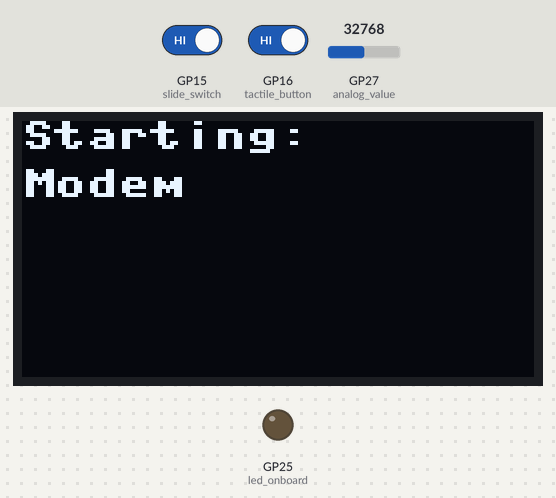
The program below on a simulated Raspberry Pi Pico running MicroPython. On the bench: 128×64 one-colour display, output pins drawn as LEDs (lit = HIGH). Inputs (shaded band) come from the test bench; at power-on: GP15 (slide_switch) HIGH, GP16 (tactile_button) HIGH, GP27 (analog_value) = 32768 (analog values on the 0–65535 scale). The modem accepts every AT command (registered, SIM ready, sends succeed) and sends nothing else; the clock reads 2024-03-15 10:24:30 at power-on unless the program sets it; library files of the repository ran but are not shown: ssd1306.py; what the program prints to the serial console is not drawn.

Above: at 9.1 s.
At 41.5 s:
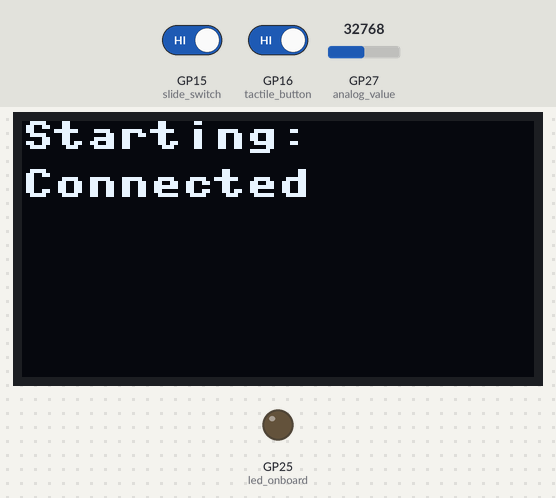
41.6 s: GP15 (slide_switch) driven LOW and GP16 (tactile_button) driven LOW
At 54.9 s:
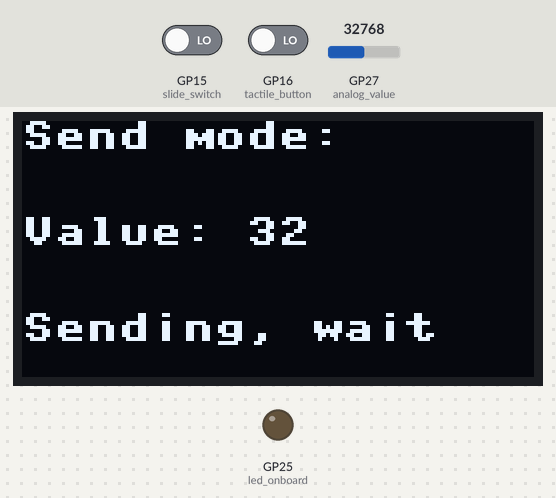
55.3 s: GP16 (tactile_button) driven HIGH
At 72.7 s:
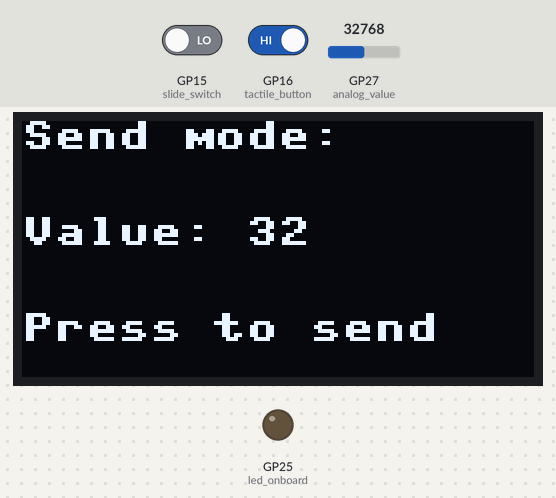
73.0 s: GP15 (slide_switch) driven HIGH
At 87.6 s:
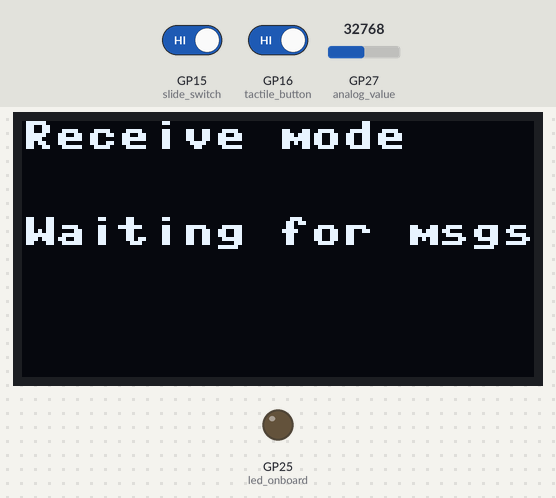
Timing chart, 0 to 89.1 s (numbered marks = the images above; inputs shaded):
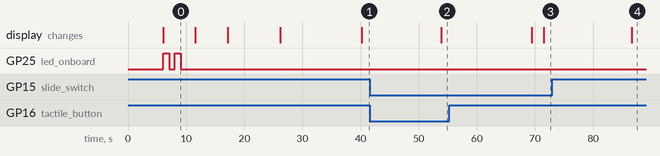

The program:

main.py
```python
import time
from machine import Pin, I2C
import sys

# Function to check if running from Thonny
def is_running_from_thonny():
    return hasattr(sys.stdin, 'buffer')

# Early interrupt function
def wait_for_interrupt(seconds, button):
    try:
        # Try to set up display for feedback
        i2c = I2C(0, sda=Pin(4), scl=Pin(5), freq=400000)
        display = SSD1306_I2C(128, 64, i2c)
        has_display = True
    except:
        has_display = False

    start_time = time.time()
    while time.time() - start_time < seconds:
        if has_display:
            display.fill(0)
            display.text("Press button to", 0, 0)
            display.text("enter dev mode", 0, 16)
            display.text(f"Time: {seconds - int(time.time() - start_time)}s", 0, 32)
            display.show()

        if button.value() == 0:  # Button pressed
            if has_display:
                display.fill(0)
                display.text("Dev mode", 0, 0)
                display.text("activated!", 0, 16)
                display.show()
            return True
        time.sleep(0.1)
    return False

def main():
    from sim7080_driver import send_at, check_start, set_network, check_network, http_get, http_post
    from ssd1306 import SSD1306_I2C
    import json
    import utime
    from machine import ADC

    # Set up I2C and the pins we're using for it
    i2c = I2C(0, sda=Pin(4), scl=Pin(5), freq=400000)

    # Short delay to stop I2C falling over
    time.sleep(1)

    # Define the display and size (128x64)
    display = SSD1306_I2C(128, 64, i2c)

    last_http_get_time = time.time()  # Initialize the timer

    # LED indicator on Raspberry Pi Pico
    led_pin = 25  # Onboard LED
    led_onboard = Pin(led_pin, Pin.OUT)

    # Analog input for potentiometer
    analog_value = ADC(27)

    # Define pins for the slide switch and tactile button
    SLIDE_SWITCH_PIN = 15  # GPIO pin for the slide switch
    TACTILE_BUTTON_PIN = 16  # GPIO pin for the tactile button

    slide_switch = Pin(SLIDE_SWITCH_PIN, Pin.IN, Pin.PULL_UP)
    tactile_button = Pin(TACTILE_BUTTON_PIN, Pin.IN, Pin.PULL_UP)

    def read_slide_switch():
        return slide_switch.value()  # 0 when switch is ON, 1 when OFF (due to PULL_UP)

    def is_button_pressed():
        return tactile_button.value() == 0  # 0 when button is pressed (due to PULL_UP)

    # Function to blink the LED
    def led_blink():
        for i in range(1, 3):
            led_onboard.value(1)
            utime.sleep(1)
            led_onboard.value(0)
            utime.sleep(1)
        led_onboard.value(0)

    def normalize_reading(reading):
        # Define the sequence of desired values
        mapping = ['00', '10', '11', '12', '13', '14', '15',
                   '21', '22', '23', '24', '25',
                   '31', '32', '33', '34', '35',
                   '41', '42', '43', '44', '45',
                   '51', '52', '53', '54', '55']

        # Calculate the index based on the input reading
        index = int(reading / 65535 * (len(mapping) - 1))

        # Return the mapped value
        return mapping[index]

    # Main program startup
    display.fill(0)
    display.text("Starting:", 0, 0)
    display.text("Modem ", 0, 12)
    display.show()

    led_blink()
    send_at("AT", "OK")

    display.fill(0)
    display.text("Starting:", 0, 0)
    display.text("Modem started ", 0, 12)
    display.show()

    check_start()

    display.fill(0)
    display.text("Starting:", 0, 0)
    display.text("Network ", 0, 12)
    display.show()

    set_network()

    display.fill(0)
    display.text("Starting:", 0, 0)
    display.text("Checking network ", 0, 12)
    display.show()

    check_network()

    display.fill(0)
    display.text("Starting:", 0, 0)
    display.text("Connected ", 0, 12)
    display.show()

    print("ready")

    while True:
        switch_position = read_slide_switch()

        if switch_position == 0:  # Switch is ON (sending mode)
            reading = analog_value.read_u16()
            normalized_reading = normalize_reading(reading)

            display.fill(0)
            display.text("Send mode:", 0, 0)
            display.text(f"Value: {normalized_reading}", 0, 24)
            display.text("Press to send", 0, 48)
            display.show()

            if is_button_pressed():
                display.fill(0)
                display.text("Send mode:", 0, 0)
                display.text(f"Value: {normalized_reading}", 0, 24)
                display.text("Sending, wait", 0, 48)
                display.show()

                http_post_message = json.dumps({"msg": normalized_reading})
                http_post_response = http_post('http://109.204.233.119:8000', '/post-msg/', http_post_message)

                if http_post_response == 'OK':
                    display.fill(0)
                    display.text("Send mode:", 0, 0)
                    display.text(f"Value: {normalized_reading}", 0, 24)
                    display.text("Message sent", 0, 48)
                    display.show()
                else:
                    display.fill(0)
                    display.text("Send mode:", 0, 0)
                    display.text(f"Value: {normalized_reading}", 0, 24)
                    display.text("Error, try again", 0, 48)
                    display.show()

                time.sleep(2)  # Display the result for 2 seconds

        else:  # Switch is OFF (receiving mode)
            current_time = time.time()

            # Check if 30 seconds have passed since the last http_get call
            if current_time - last_http_get_time >= 30:
                response_body = http_get('http://109.204.233.119:8000', '/latest-text-msg/')

                if response_body:
                    # Process and display the received message
                    start_index = response_body.decode().find('{')
                    end_index = response_body.decode().rfind('}')
                    json_part = response_body.decode()[start_index:end_index+1]
                    print(json_part)
                    try:
                        response_json = json.loads(json_part)
                        message = response_json.get("text_msg")
                        display.fill(0)
                        display.text("Receive mode", 0, 0)
                        display.text(f"Message: {message}", 0, 24)
                        display.show()
                    except (TypeError, ValueError) as e:
                        print(f"Failed to decode JSON response: {e}")
                print("get")
                last_http_get_time = current_time  # Update the timer
            else:
                display.fill(0)
                display.text("Receive mode", 0, 0)
                display.text("Waiting for msgs", 0, 24)
                display.show()

        time.sleep(0.1)  # Small delay to prevent busy-waiting

if __name__ == "__main__":
    # Set up minimal required hardware
    tactile_button = Pin(16, Pin.IN, Pin.PULL_UP)

    # Check if running from Thonny
    if is_running_from_thonny():
        print("Running from Thonny - press button within 5 seconds to interrupt startup")

    # Provide interrupt window
    if wait_for_interrupt(5, tactile_button):
        print("Startup interrupted!")
        print("Device ready for development")
        # Exit without running main program
        sys.exit()
    else:
        # Proceed with normal program execution
        main()
```

sim7080_driver.py
```python
# sim7080_driver.py
import machine
import utime
import json
from machine import Pin

# Global variables
uart_port = 0
uart_baudrate = 115200
Pico_SIM7080G = machine.UART(uart_port, uart_baudrate)

def send_at(cmd, back="OK", timeout=1500):
    rec_buff = b''
    Pico_SIM7080G.write((cmd + '\r\n').encode())
    prvmills = utime.ticks_ms()
    while (utime.ticks_ms() - prvmills) < timeout:
        if Pico_SIM7080G.any():
            rec_buff = b"".join([rec_buff, Pico_SIM7080G.read(1)])
    if rec_buff!= '':
        if back not in rec_buff.decode():
            if 'ERROR' in rec_buff.decode():
                print(cmd + 'back:\t' + rec_buff.decode())
                return 0
            else:
                rec_buff = b''
                rec_buff = send_at_wait_resp(cmd, back, timeout)
                if back not in rec_buff.decode():
                    print(cmd + 'back:\t' + rec_buff.decode())
                    return 0
                else:
                    return 1
        else:
            print(rec_buff.decode())
            return 1
    else:
        print(cmd + 'no response\n')
        rec_buff = send_at_wait_resp(cmd, back, timeout)
        if back not in rec_buff.decode():
            print(cmd + 'back:\t' + rec_buff.decode())
            return 0
        else:
            return 1

def send_at_wait_resp(cmd, back, timeout=2000):
    rec_buff = b''
    Pico_SIM7080G.write((cmd + '\r\n').encode())
    prvmills = utime.ticks_ms()
    while (utime.ticks_ms() - prvmills) < timeout:
        if Pico_SIM7080G.any():
            rec_buff = b"".join([rec_buff, Pico_SIM7080G.read(1)])
    if rec_buff!= '':
        if back not in rec_buff.decode():
            print(cmd + 'back:\t' + rec_buff.decode())
        else:
            print(rec_buff.decode())
    else:
        print(cmd + 'no response')
    return rec_buff

def check_start():
    send_at("AT", "OK")
    utime.sleep(1)
    for i in range(1, 4):
        if send_at("AT", "OK") == 1:
            print('------SIM7080G is ready------\r\n')
            send_at("ATE1", "OK")
            break
        else:
            module_power()
            print('------SIM7080G is starting up, please wait------\r\n')
            utime.sleep(5)

def module_power():
    pwr_key = machine.Pin(14, machine.Pin.OUT)
    pwr_key.value(1)
    utime.sleep(2)
    pwr_key.value(0)

def set_network():
    print("Setting to NB-IoT mode:\n")
    send_at("AT+CFUN=0", "OK")
    send_at("AT+CNMP=38", "OK")  # Select LTE mode
    send_at("AT+CMNB=1", "OK")  # Select NB-IoT mode
    send_at("AT+CFUN=1", "OK")
    send_at("AT+CGDCONT=1,\"IPV4V6\",\"super\"")
    send_at("AT+CBANDCFG?")

def check_network():
    if send_at("AT+CPIN?", "READY")!= 1:
        print("------Please check whether the sim card has been inserted------\n")
    for i in range(1, 10):
        if send_at("AT+CGATT?", "1"):
            print('------SIM7080G is online------\r\n')
            break
        else:
            print('------SIM7080G is offline, please wait...------\r\n')
            utime.sleep(5)
            continue
    send_at("AT+CSQ", "OK")
    send_at("AT+CPSI?", "OK")
    send_at("AT+COPS?", "OK")
    get_resp_info = str(send_at_wait_resp("AT+CGNAPN", "OK"))
    getapn1 = get_resp_info[get_resp_info.find('\"') + 1:get_resp_info.rfind('\"')]
    send_at("AT+CNCFG=0,1,\"" + getapn1 + "\"", "OK")
    if send_at('AT+CNACT=0,1', 'ACTIVE'):
        print("Network activation is successful\n")
    else:
        print("Please check the network and try again!\n")

def set_http_length(body_length):
    send_at(f'AT+SHCONF="BODYLEN",{body_length}', 'OK')
    send_at('AT+SHCONF="HEADERLEN",350', 'OK')

def set_http_content():
    send_at('AT+SHCHEAD', 'OK')
    send_at('AT+SHAHEAD="Content-Type","application/json"', 'OK')
    send_at('AT+SHAHEAD="Cache-control","no-cache"', 'OK')
    send_at('AT+SHAHEAD="Connection","keep-alive"', 'OK')
    send_at('AT+SHAHEAD="Accept","*/*"', 'OK')

def http_get(server_url, server_path):
    send_at('AT+SHDISC', 'OK')
    send_at('AT+SHCONF="URL","' + server_url + '"', 'OK')
    set_http_length(len(server_path.encode('utf-8')))
    send_at('AT+SHCONN', 'OK', 3000)
    send_at('AT+SHSTATE?')
    if send_at('AT+SHSTATE?', '1'):
        set_http_content()
        resp = str(send_at_wait_resp('AT+SHREQ="' + server_path + '",1', 'OK', 8000))
        try:
            get_pack_len = int(resp[resp.rfind(',') + 1:-5])
            if get_pack_len > 0:
                response_body = send_at_wait_resp('AT+SHREAD=0,' + str(get_pack_len), 'OK', 5000)
                print("Response body:", response_body)
           #     send_at_wait_resp('AT+SHREAD=0,' + str(get_pack_len), 'OK', 5000)
                send_at('AT+SHDISC', 'OK')
                return response_body  # Return the decoded response body
            else:
                print("HTTP Get failed!\n")
                return "error"
        except ValueError:
            print("ValueError!\n")
            return None
    else:
        print("HTTP connection disconnected, please check and try again\n")
        return None

def http_post(server_url, server_path, post_data):
    print("Disconnecting any existing HTTP connection...")
    send_at('AT+SHDISC', 'OK')
    print("Setting the URL...")
    send_at('AT+SHCONF="URL","' + server_url + '"', 'OK')
    print("Setting the HTTP body length...")
    set_http_length(len(post_data.encode('utf-8')))
    send_at('AT+SHSTATE?')

    print("Establishing a connection...")
    send_at('AT+SHCONN', 'OK', 5000)
    if send_at('AT+SHSTATE?', '1'):
        print("Setting the HTTP headers...")
        set_http_content()
        body_length = len(post_data.encode('utf-8'))
        print(f"Preparing to send the body with length: {body_length}...")
        send_at(f'AT+SHBOD={body_length},10000', '>')
        print("Sending the JSON data...")
        send_at(post_data, 'OK')
        resp = str(send_at_wait_resp('AT+SHREQ="' + server_path + '",3', 'OK', 8000))
        print(f"Response received: {resp}")

        try:
            get_pack_len = int(resp[resp.rfind(',') + 1:-5])
            if get_pack_len > 0:
                print(f"Reading response data of length: {get_pack_len}...")
                send_at_wait_resp('AT+SHREAD=0,' + str(get_pack_len), 'OK', 3000)
                print("Disconnecting after sending the request...")
                send_at('AT+SHDISC', 'OK')
                return 'OK'
            else:
                print("HTTP Post failed!\n")
                return 'Error'
        except ValueError:
            print("Failed to extract packet length from response:", resp)
    else:
        print("HTTP connection disconnected, please check and try again\n")
```

Measured:
- after the input at 41.6 s, the display: changes after 12.3 s (image 2)
- after the input at 55.3 s, the display: first differs from a run without the input after 16.2 s (image 3)
- after the input at 73.0 s, the display: changes after 13.7 s (image 4)
- what the display in image 0 shows lasts 5.5 s, from 6.1 s to 11.6 s
